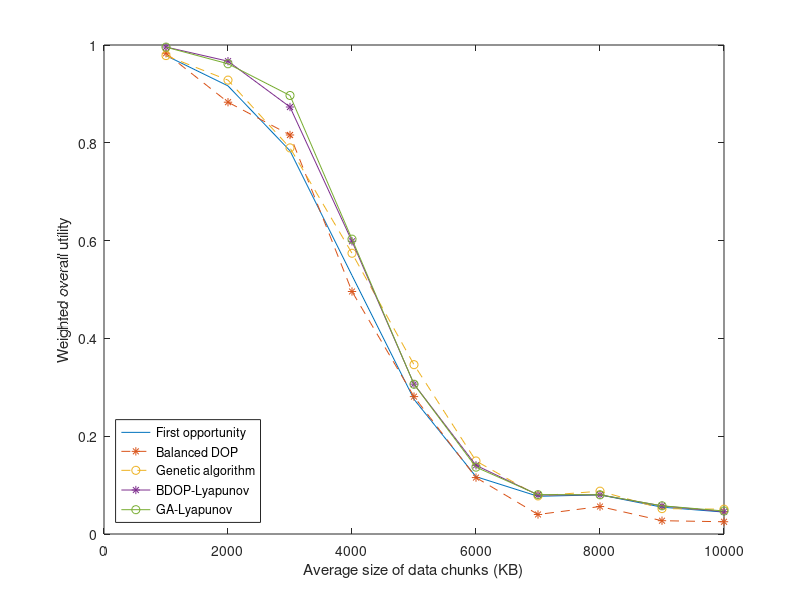
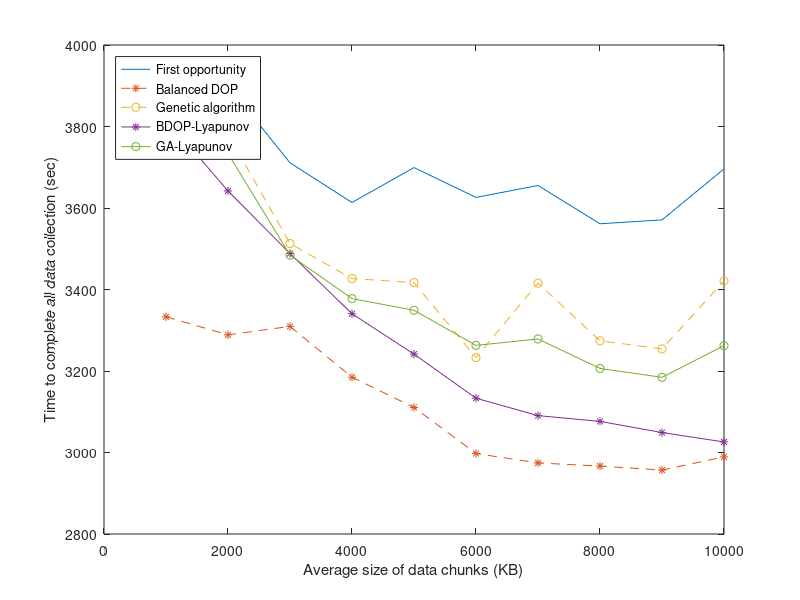

Here is the MATLAB script that generated these plots, in order:
load('mat/conf_ds_size_2_dynamic.mat');

figure;
plot(size_of_ds, reward_total(:, 1), ...
    size_of_ds, reward_total(:, 4), '--*', ...
    size_of_ds, reward_total(:, 7), '--o', ...
    size_of_ds, reward_total(:, 6), '-*', ...
    size_of_ds, reward_total(:, 9), '-o');
xlabel('Average size of data chunks (KB)');
ylabel('Weighted overall utility');
legend('First opportunity', 'Balanced DOP', 'Genetic algorithm', ...
    'BDOP-Lyapunov', 'GA-Lyapunov', ...
    'Location', 'southwest');
saveas(gcf, 'fig_2/conf_ds_size_2_x.fig');

figure;
plot(size_of_ds, length_task(:, 1), ...
    size_of_ds, length_task(:, 4), '--*', ...
    size_of_ds, length_task(:, 7), '--o', ...
    size_of_ds, length_task(:, 6), '-*', ...
    size_of_ds, length_task(:, 9), '-o');
xlabel('Average size of data chunks (KB)');
ylabel('Time to complete all data collection (sec)');
legend('First opportunity', 'Balanced DOP', 'Genetic algorithm', ...
    'BDOP-Lyapunov', 'GA-Lyapunov', ...
    'Location', 'northwest');
saveas(gcf, 'fig_2/conf_ds_size_2_length_x.fig');
